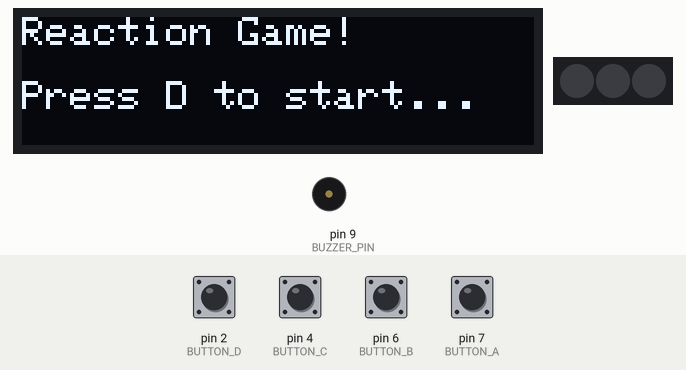
Bench run of a sketch on a simulated Arduino Uno, built with avr-gcc and run on an emulated ATmega328P. Shown: 128×32 one-colour display, 3 RGB LEDs in strip order, left to right, buzzer (waves = sounding). Inputs (shaded band) come from the test bench; at power-on: pin 2 (BUTTON_D), pin 4 (BUTTON_C), pin 6 (BUTTON_B), pin 7 (BUTTON_A) HIGH. Dim RGB values are drawn brighter than linear; random numbers use the default seed unless the sketch sets one; what the sketch prints to the serial monitor is not drawn.

Above: at 1.2 s.
1.3 s: pin 2 (BUTTON_D) pulled LOW for 0.15 s
At 2.1 s:
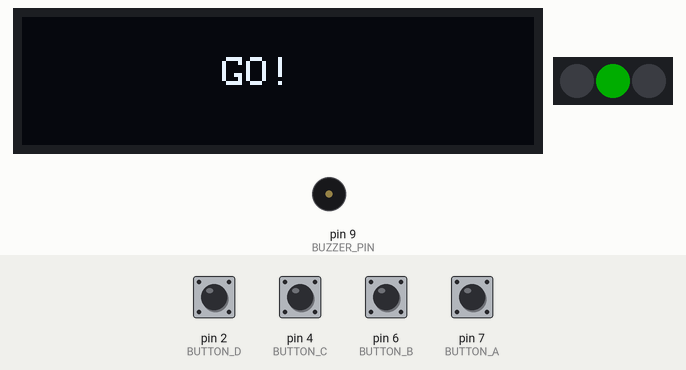
3.0 s: pin 6 (BUTTON_B) pulled LOW for 0.15 s
At 3.6 s:
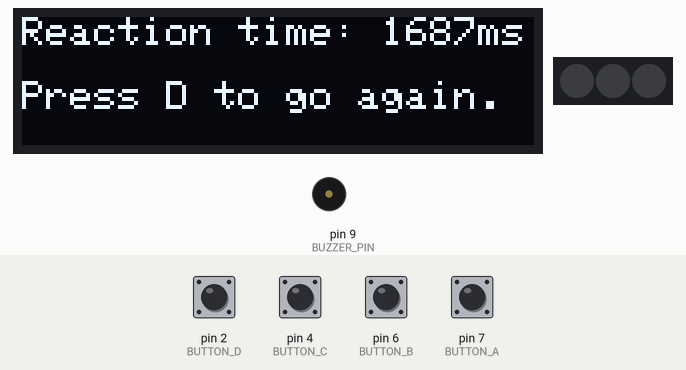
4.7 s: pin 2 (BUTTON_D) pulled LOW for 1 s
At 4.81 s:
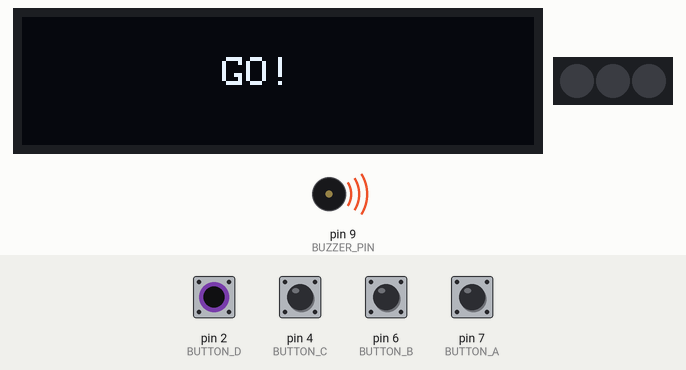
7.2 s: pin 6 (BUTTON_B) pulled LOW for 1 s
At 8.0 s:
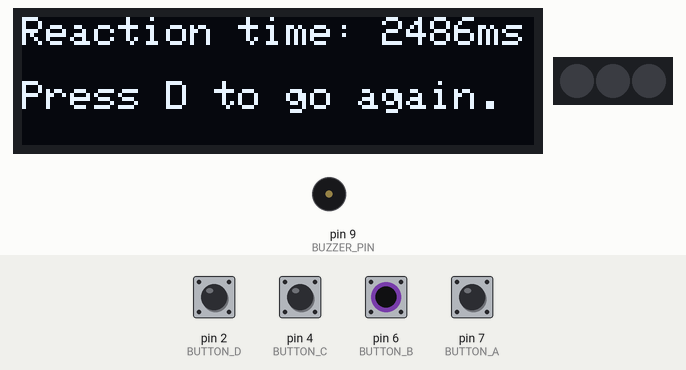
Timing chart, 0 to 10.2 s (numbered marks = the images above; inputs shaded):
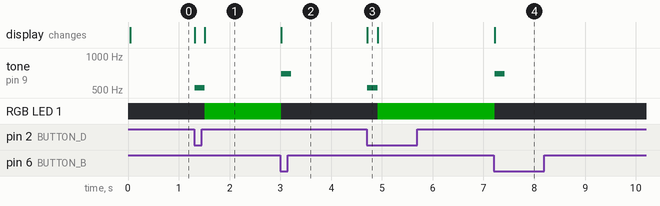

The sketch:

14_reaction_game.ino
```cpp
/*
  Reaction Game
  Description:
  Hardware: RoboUNO (on-board NeoPixel strip connected to pin D8), buzzer on D9 and onboard buttons on D7, D6, D4, and D2
  Library: Adafruit_NeoPixel, Adafruit_GFX, Adafruit_SSD1306
  Difficulty: XX/10
  Author: ROBO
  Date: September 2023
*/

#include <Wire.h>
#include <Adafruit_GFX.h>
#include <Adafruit_SSD1306.h>

#define SCREEN_WIDTH 128
#define SCREEN_HEIGHT 32
#define SCREEN_ADDRESS 0x3C

#include <Adafruit_NeoPixel.h>

#define PIXELS_PIN 8  // Define the pin where our NeoPixels are connected
#define NUM_PIXELS 3  // Define the number of NeoPixels in our strip

#define BUZZER_PIN 9  // Buzzer pin, connected to pin D9

// Define the button pins
#define BUTTON_A 7
#define BUTTON_B 6
#define BUTTON_C 4
#define BUTTON_D 2

#define NOTE_C 523  // Frequency for note C in Hertz
#define NOTE_F 698  // Frequency for note F in Hertz

uint8_t activePixel = 0;  // Initialize the counter variable
bool gameIsRunning = false;
unsigned long int onTime = 0;
unsigned long int pressTime = 0;

// Define the colors using RGB values (0-255)
uint32_t onColor = Adafruit_NeoPixel::Color(0, 255, 0);
uint32_t offColor = Adafruit_NeoPixel::Color(0, 0, 0);

// Initialize the NeoPixels
Adafruit_NeoPixel pixels = Adafruit_NeoPixel(NUM_PIXELS, PIXELS_PIN, NEO_GRB + NEO_KHZ800);

// Initialize the display
Adafruit_SSD1306 display(SCREEN_WIDTH, SCREEN_HEIGHT, &Wire);

void setup() {
  Serial.begin(9600);  // initialize serial communication at 9600 bits per second
  Serial.println("Reaction Game!");

  pinMode(BUTTON_A, INPUT_PULLUP);  // Set the buttons as inputs with pull-up resistors
  pinMode(BUTTON_B, INPUT_PULLUP);
  pinMode(BUTTON_C, INPUT_PULLUP);
  pinMode(BUTTON_D, INPUT_PULLUP);

  pinMode(BUZZER_PIN, OUTPUT);  // Initialize buzzer pin as an output

  // Initialize with the I2C address of your OLED screen
  if (!display.begin(SSD1306_SWITCHCAPVCC, SCREEN_ADDRESS)) {
    Serial.println(F("SSD1306 allocation failed"));
    for (;;)
      ;
  }

  // display
  display.clearDisplay();
  display.setTextSize(1);
  display.setTextColor(SSD1306_WHITE);
  display.setCursor(0, 0);
  display.println("Reaction Game!");
  display.setCursor(0, 16);
  display.println("Press D to start...");
  display.display();

  // neopixels
  pixels.begin();            // Initialize the NeoPixel strip
  pixels.setBrightness(50);  // Set the brightness (0-255)
  pixels.clear();
  pixels.show();
}

void loop() {
  if (!gameIsRunning) {
      if (digitalRead(BUTTON_D) == LOW) {
        startRound();
      }
  } else {
      if (digitalRead(BUTTON_A) == LOW && activePixel == 2) {
        endRound();
      }
      else if (digitalRead(BUTTON_B) == LOW && activePixel == 1) {
        endRound();
      }
      else if (digitalRead(BUTTON_C) == LOW && activePixel == 0) {
        endRound();
      }
  }
}

void buzzerBeep(int freq) {
  tone(BUZZER_PIN, freq);
  delay(200);
  noTone(BUZZER_PIN);
}

void startRound() {
  display.clearDisplay();
  display.setCursor(50,10);
  display.println(String("GO!"));
  display.display();
  onTime = millis();
  buzzerBeep(NOTE_C);  // activate the buzzer
  gameIsRunning = true;
  activePixel = random(3);
  pixels.clear();
  pixels.setPixelColor(activePixel, onColor);
  pixels.show();
}

void endRound() {
  pressTime = millis();
  display.clearDisplay();
  display.setCursor(0,0);
  display.println(String("Reaction time: " + String(pressTime - onTime) + "ms"));
  display.setCursor(0, 16);
  display.println("Press D to go again.");
  display.display();
  pixels.clear();
  pixels.show();
  gameIsRunning = false;
  buzzerBeep(NOTE_F);  // activate the buzzer
}
```

Measured:
- after the input at 1.3 s, tone on pin 9 (BUZZER_PIN): silent → 523 Hz at once, → silent 0.20 s later; RGB LED 1: off → RGB(0, 50, 0) after 0.21 s; the display: first changes at once (image 1 shows a later state)
- after the input at 3.0 s, tone on pin 9 (BUZZER_PIN): silent → 698 Hz at once, → silent 0.20 s later; RGB LED 1: RGB(0, 50, 0) → off at once; the display: first changes at once (image 2 shows a later state)
- after the input at 4.7 s, tone on pin 9 (BUZZER_PIN): silent → 523 Hz at once, → silent 0.20 s later; RGB LED 1: off → RGB(0, 50, 0) after 0.21 s; the display: changes at once (image 3)
- after the input at 7.2 s, tone on pin 9 (BUZZER_PIN): silent → 698 Hz at once, → silent 0.20 s later; RGB LED 1: RGB(0, 50, 0) → off at once; the display: first changes at once (image 4 shows a later state)
